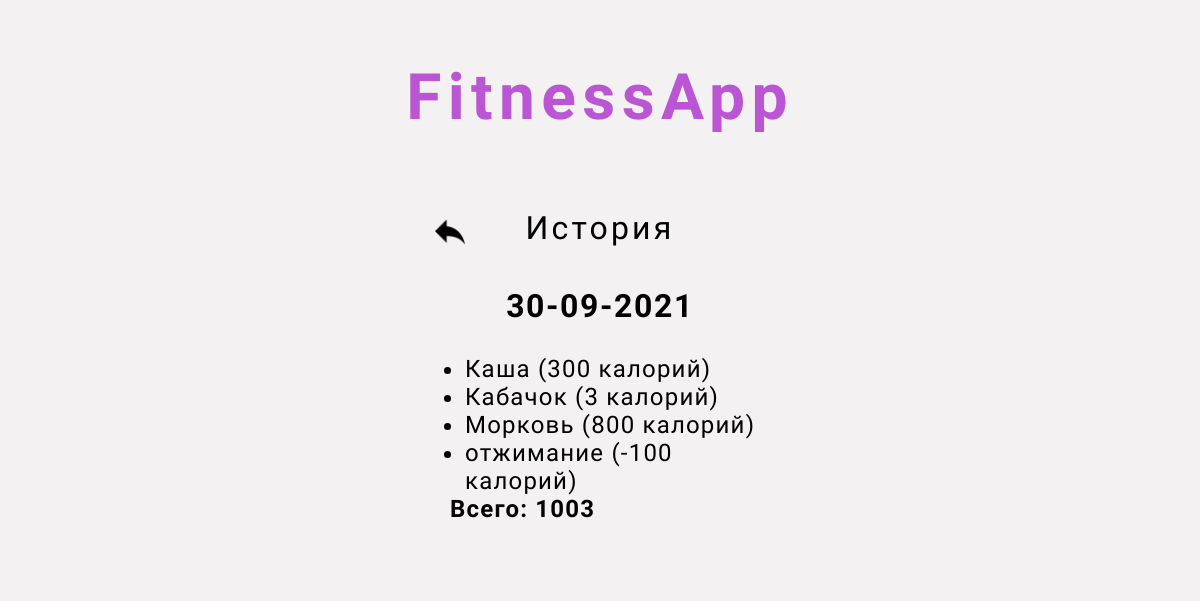
/history/ (signed in), run on the app's committed database.
### main/models.py (models this page shows, shortened)
class Ingestion(models.Model):
    user = models.ForeignKey(User, on_delete=models.CASCADE, default=None)
    food = models.CharField('Еда', max_length=200)
    calories = models.IntegerField('Калории')
    date = models.DateField('Дата', default=datetime.now())

### main/views.py (the view)
# urls.py: path('history/', history),
@login_required(login_url='/login')
def history(request):
    groups = {}
    for ingestion in request.user.ingestion_set.order_by('-date'):
        date = ingestion.date.strftime('%d-%m-%Y')
        if date in groups.keys():
            groups[date][1].append(ingestion)
            groups[date][0] += ingestion.calories
        else:
            groups[date] = [ingestion.calories, [ingestion]]
    return render(request, "main/history.html", {'groups': groups})

### main/templates/main/history.html
{% extends 'main/auth.html' %}
{% block fields %}
    {% load static %}
    <a class="back" href="/"><img src="{% static 'images/back.png' %}" alt="back" width="30"></a>
    <p id="action">История</p>
    {% for key, value in groups.items %}
        <h1>{{ key }}</h1>
        <ul class="list">
            {% for ingestion in value.1 %}
                <li>{{ ingestion.food }} ({{ ingestion.calories }} калорий)</li>
            {% endfor %}
        </ul>
        <h2 class="sum">Всего: {{ value.0 }}</h2>
    {% endfor %}
{% endblock %}

### static/css/main.css (style rules this page uses)
* { background-color: #f3f1f1; font-family: 'Open Sans Condensed', sans-serif; letter-spacing: .05em; margin: 0; padding: 0; }
a { text-decoration: none; }
#action { letter-spacing: 0.1em; margin: 10px; font-size: 32px; font-weight: 500; }
h1 { margin: 30px 0; }
ul { font-size: 24px; margin-left: 30px; }
.back { bottom: -52px; left: -150px; position: relative; }
.list { width: 300px; }
.sum { width: 300px; margin-bottom: 50px; }

### data on the page
Ingestion: food "Каша", calories "300"
Ingestion: food "Кабачок", calories "3"
Ingestion: food "Морковь", calories "800"
Ingestion: food "отжимание", calories "-100"

### other printed values
{{ key }} "30-09-2021"
{{ value.0 }} "1003"
